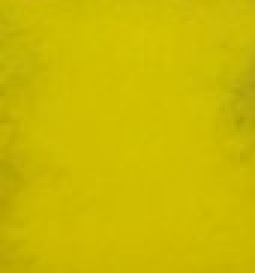
#> input picture OpenCVPython/pieces/yellowr6.jpg, 85 x 91 px (shown 3 times larger); its folder holds only this picture in this run
$ python dataAnalysis.py
#> lines starting #> are read from the running program, lines starting #| are printed output that depends on the picture
#import the required packages
import matplotlib.pyplot as plt
from matplotlib.colors import LogNorm
import cv2, glob
import numpy as np

#specify the color for which histogram is to be plotted
color = 'pieces/yellow'
# whether the plot should be on full scale or zoomed
zoom = 1
# load all the files in the folder
files = glob.glob(color + '*.jpg')
files.sort()
# empty arrays for separating the channels for plotting
B = np.array([])
G = np.array([])
R = np.array([])
H = np.array([])
S = np.array([])
V = np.array([])
Y = np.array([])
Cr = np.array([])
Cb = np.array([])
LL = np.array([])
LA = np.array([])
LB = np.array([])

# Data creation
# append the values from each file to the respective channel
for fi in files[:]:
    # BGR
    im = cv2.imread(fi)
#> im is the input picture: shape (91, 85, 3); mean B, G, R 1.6, 186.1, 202.9
    b = im[:,:,0]
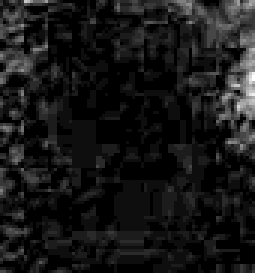
#> b: shape (91, 85) (shown 3 times larger); min 0, max 18, mean 1.63; drawn with min black and max white
    b = b.reshape(b.shape[0]*b.shape[1])
#> b = 7735 values, max 18 at index 2209, min 0 at index 21, mean 1.63
    g = im[:,:,1]
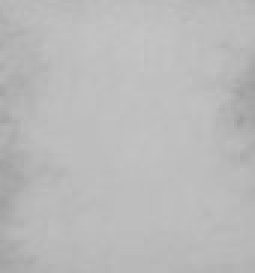
#> g: shape (91, 85) (shown 3 times larger); min 158, max 197, mean 186.1
    g = g.reshape(g.shape[0]*g.shape[1])
#> g = 7735 values, max 197 at index 1577, min 158 at index 2464, mean 186.1
    r = im[:,:,2]
    r = r.reshape(r.shape[0]*r.shape[1])
#> r = 7735 values, max 213 at index 896, min 169 at index 3479, mean 202.9
    B = np.append(B,b)
#> B has the same summary as b
    G = np.append(G,g)
#> G has the same summary as g
    R = np.append(R,r)
#> R has the same summary as r
    # HSV
    hsv = cv2.cvtColor(im,cv2.COLOR_BGR2HSV)
#> hsv: shape (91, 85, 3); mean H, S, V 27.5, 253, 202.9
    h = hsv[:,:,0]
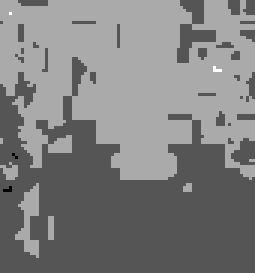
#> h: shape (91, 85) (shown 3 times larger); min 26, max 29, mean 27.5; drawn with min black and max white
    h = h.reshape(h.shape[0]*h.shape[1])
#> h = 7735 values, max 29 at index 343, min 26 at index 4339, mean 27.5
    s = hsv[:,:,1]
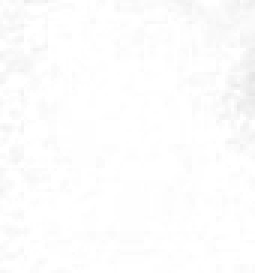
#> s: shape (91, 85) (shown 3 times larger); min 230, max 255, mean 253
    s = s.reshape(s.shape[0]*s.shape[1])
#> s = 7735 values, max 255 at index 21, min 230 at index 2209, mean 253
    v = hsv[:,:,2]
    v = v.reshape(v.shape[0]*v.shape[1])
#> v has the same summary as r
    H = np.append(H,h)
#> H has the same summary as h
    S = np.append(S,s)
#> S has the same summary as s
    V = np.append(V,v)
#> V has the same summary as r
    # YCrCb
    ycb = cv2.cvtColor(im,cv2.COLOR_BGR2YCrCb)
#> ycb: shape (91, 85, 3); mean of channels 0, 1, 2 170, 151.4, 33
    y = ycb[:,:,0]
    y = y.reshape(y.shape[0]*y.shape[1])
#> y = 7735 values, max 179 at index 896, min 144 at index 3395, mean 170
    cr = ycb[:,:,1]
    cr = cr.reshape(cr.shape[0]*cr.shape[1])
#> cr = 7735 values, max 153 at index 8, min 146 at index 2889, mean 151.4
    cb = ycb[:,:,2]
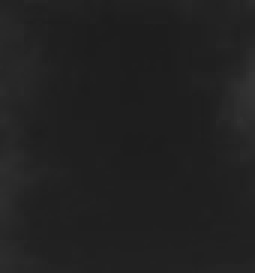
#> cb: shape (91, 85) (shown 3 times larger); min 29, max 52, mean 33
    cb = cb.reshape(cb.shape[0]*cb.shape[1])
#> cb = 7735 values, max 52 at index 2294, min 29 at index 460, mean 32.98
    Y = np.append(Y,y)
#> Y has the same summary as y
    Cr = np.append(Cr,cr)
#> Cr has the same summary as cr
    Cb = np.append(Cb,cb)
#> Cb has the same summary as cb
    # Lab
    lab = cv2.cvtColor(im,cv2.COLOR_BGR2LAB)
#> lab: shape (91, 85, 3); mean of channels 0, 1, 2 190.7, 118.4, 204
    ll = lab[:,:,0]
    ll = ll.reshape(ll.shape[0]*ll.shape[1])
#> ll = 7735 values, max 200 at index 896, min 164 at index 2464, mean 190.7
    la = lab[:,:,1]
    la = la.reshape(la.shape[0]*la.shape[1])
#> la = 7735 values, max 122 at index 3315, min 114 at index 1941, mean 118.4
    lb = lab[:,:,2]
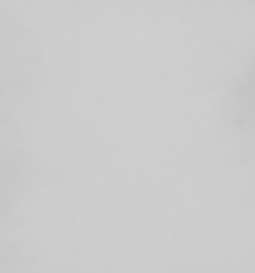
#> lb: shape (91, 85) (shown 3 times larger); min 194, max 207, mean 204
    lb = lb.reshape(lb.shape[0]*lb.shape[1])
#> lb = 7735 values, max 207 at index 720, min 194 at index 2464, mean 204
    LL = np.append(LL,ll)
#> LL has the same summary as ll
    LA = np.append(LA,la)
#> LA has the same summary as la
    LB = np.append(LB,lb)
#> LB has the same summary as lb


# Plotting the histogram
nbins = 11
plt.figure(figsize=[20,10])
plt.subplot(2,3,1)
plt.hist2d(B, G, bins=nbins, norm=LogNorm())
plt.xlabel('B')
plt.ylabel('G')
plt.title('RGB')
if not zoom:
    plt.xlim([0,255])
    plt.ylim([0,255])
plt.colorbar()
plt.subplot(2,3,2)
plt.hist2d(B, R, bins=nbins, norm=LogNorm())
plt.colorbar()
plt.xlabel('B')
plt.ylabel('R')
plt.title('RGB')
if not zoom:
    plt.xlim([0,255])
    plt.ylim([0,255])
plt.subplot(2,3,3)
plt.hist2d(R, G, bins=nbins, norm=LogNorm())
plt.colorbar()
plt.xlabel('R')
plt.ylabel('G')
plt.title('RGB')
if not zoom:
    plt.xlim([0,255])
    plt.ylim([0,255])

plt.subplot(2,3,4)
plt.hist2d(H, S, bins=nbins, norm=LogNorm())
plt.colorbar()
plt.xlabel('H')
plt.ylabel('S')
plt.title('HSV')
if not zoom:
    plt.xlim([0,180])
    plt.ylim([0,255])

plt.subplot(2,3,5)
plt.hist2d(Cr, Cb, bins=nbins, norm=LogNorm())
plt.colorbar()
plt.xlabel('Cr')
plt.ylabel('Cb')
plt.title('YCrCb')
if not zoom:
    plt.xlim([0,255])
    plt.ylim([0,255])

plt.subplot(2,3,6)
plt.hist2d(LA, LB, bins=nbins, norm=LogNorm())
plt.colorbar()
plt.xlabel('A')
plt.ylabel('B')
plt.title('LAB')
if not zoom:
    plt.xlim([0,255])
    plt.ylim([0,255])
    plt.savefig(color + '.png',bbox_inches='tight')
else:
    plt.savefig(color + '-zoom.png',bbox_inches='tight')
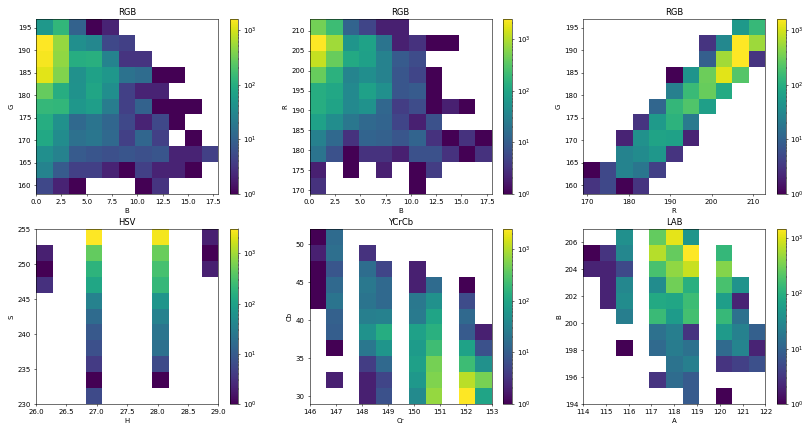
#> figure drawn by matplotlib, 12 panels

plt.show()
